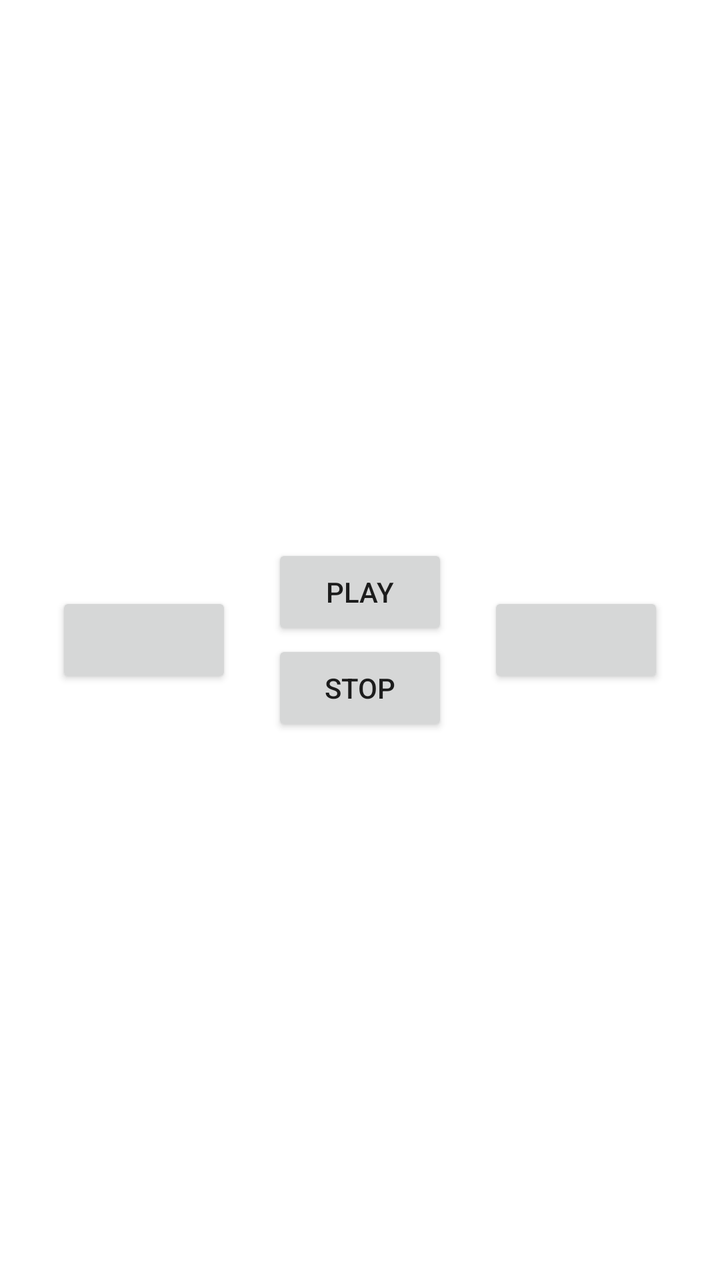
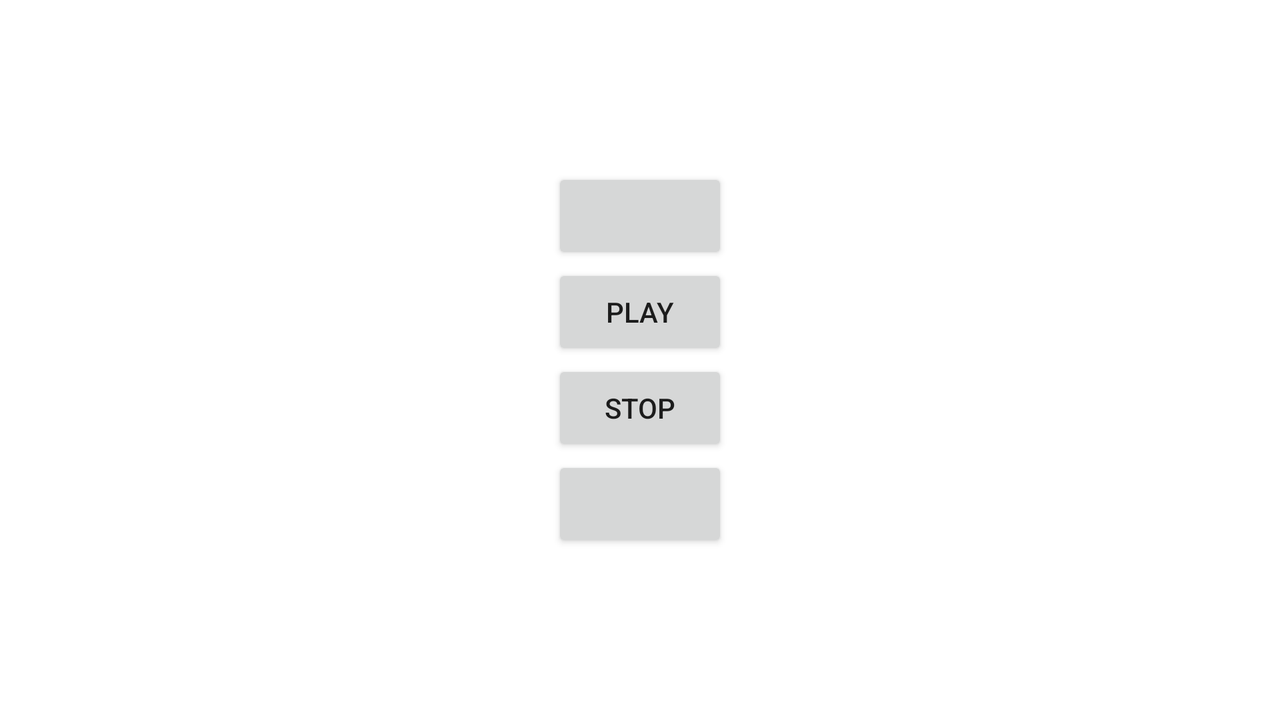

The same Android screen from two of the app's own layout files: first res/layout/ as a phone draws it, then the author's variant for another configuration, drawn on a device whose configuration selects that folder. Both files follow.
<!-- AndroidManifest.xml: application theme Theme.ImageCarouselApp -->
<!-- res/layout/slide_controller_fragment.xml -->
<?xml version="1.0" encoding="utf-8"?>
<androidx.constraintlayout.widget.ConstraintLayout xmlns:android="http://schemas.android.com/apk/res/android"
    xmlns:app="http://schemas.android.com/apk/res-auto"
    xmlns:tools="http://schemas.android.com/tools"
    android:id="@+id/linearLayout"
    android:layout_width="match_parent"
    android:layout_height="match_parent"
    android:gravity="fill_horizontal">

    <androidx.constraintlayout.widget.Guideline
        android:id="@+id/h8"
        android:layout_width="0dp"
        android:layout_height="0dp"
        android:orientation="horizontal"
        app:layout_constraintGuide_percent=".8" />

    <androidx.constraintlayout.widget.Guideline
        android:id="@+id/h5"
        android:layout_width="0dp"
        android:layout_height="0dp"
        android:orientation="horizontal"
        app:layout_constraintGuide_percent=".5" />

    <androidx.constraintlayout.widget.Guideline
        android:id="@+id/h4"
        android:layout_width="0dp"
        android:layout_height="0dp"
        android:orientation="horizontal"
        app:layout_constraintGuide_percent="0.2" />

    <Button
        android:id="@+id/prev_button"
        android:layout_width="wrap_content"
        android:layout_height="wrap_content"
        android:textAlignment="textStart"
        app:icon="@android:drawable/ic_media_previous"
        app:layout_constraintBottom_toTopOf="@+id/h5"
        app:layout_constraintEnd_toStartOf="@+id/v2"
        app:layout_constraintStart_toStartOf="@+id/v2"
        app:layout_constraintTop_toTopOf="@+id/h5" />

    <Button
        android:id="@+id/play_button"
        android:layout_width="wrap_content"
        android:layout_height="wrap_content"
        android:text="@string/play_button_text"
        android:textAlignment="center"
        app:layout_constraintBottom_toTopOf="@+id/h5"
        app:layout_constraintEnd_toStartOf="@+id/v5"
        app:layout_constraintStart_toStartOf="@+id/v5" />

    <Button
        android:id="@+id/stop_button"
        android:layout_width="wrap_content"
        android:layout_height="wrap_content"
        android:text="@string/stop_button_text"
        android:textAlignment="center"
        app:layout_constraintEnd_toStartOf="@+id/v5"
        app:layout_constraintStart_toStartOf="@+id/v5"
        app:layout_constraintTop_toTopOf="@+id/h5" />

    <Button
        android:id="@+id/next_button"
        android:layout_width="wrap_content"
        android:layout_height="wrap_content"
        android:textAlignment="textStart"
        app:icon="@android:drawable/ic_media_next"
        app:layout_constraintBottom_toTopOf="@+id/h5"
        app:layout_constraintEnd_toStartOf="@+id/v8"
        app:layout_constraintStart_toStartOf="@+id/v8"
        app:layout_constraintTop_toTopOf="@+id/h5" />

    <androidx.constraintlayout.widget.Guideline
        android:id="@+id/v5"
        android:layout_width="wrap_content"
        android:layout_height="wrap_content"
        android:orientation="vertical"
        app:layout_constraintGuide_percent=".5" />

    <androidx.constraintlayout.widget.Guideline
        android:id="@+id/v2"
        android:layout_width="wrap_content"
        android:layout_height="wrap_content"
        android:orientation="vertical"
        app:layout_constraintGuide_percent=".2" />

    <androidx.constraintlayout.widget.Guideline
        android:id="@+id/v8"
        android:layout_width="wrap_content"
        android:layout_height="wrap_content"
        android:orientation="vertical"
        app:layout_constraintGuide_percent=".8" />

</androidx.constraintlayout.widget.ConstraintLayout>
<!-- resources referenced by this layout -->
<resources>
  <string name="play_button_text">PLAY</string>
  <string name="stop_button_text">STOP</string>
  <style name="Theme.ImageCarouselApp" parent="Theme.MaterialComponents.DayNight.DarkActionBar">
          
          <item name="colorPrimary">@color/purple_500</item>
          <item name="colorPrimaryVariant">@color/purple_700</item>
          <item name="colorOnPrimary">@color/white</item>
          
          <item name="colorSecondary">@color/teal_200</item>
          <item name="colorSecondaryVariant">@color/teal_700</item>
          <item name="colorOnSecondary">@color/black</item>
          
          <item name="android:statusBarColor" tools:targetApi="l">?attr/colorPrimaryVariant</item>
          
      </style>
</resources>
<!-- res/layout-land/slide_controller_fragment.xml (the author's variant of the layout above) -->
<!-- drawn on the phone turned sideways -->
<?xml version="1.0" encoding="utf-8"?>
<LinearLayout xmlns:android="http://schemas.android.com/apk/res/android"
    xmlns:app="http://schemas.android.com/apk/res-auto"
    xmlns:tools="http://schemas.android.com/tools"
    android:id="@+id/linearLayout"
    android:layout_width="wrap_content"
    android:layout_height="match_parent"
    android:gravity="center|center_horizontal|center_vertical"
    android:orientation="vertical"
    android:textAlignment="center">

    <Button
        android:id="@+id/prev_button"
        android:layout_width="wrap_content"
        android:layout_height="wrap_content"
        android:textAlignment="textStart"
        app:icon="@android:drawable/ic_media_previous"
        tools:ignore="SpeakableTextPresentCheck" />

    <Button
        android:id="@+id/play_button"
        android:layout_width="wrap_content"
        android:layout_height="wrap_content"
        android:text="@string/play_button_text"
        android:textAlignment="center" />

    <Button
        android:id="@+id/stop_button"
        android:layout_width="wrap_content"
        android:layout_height="wrap_content"
        android:text="@string/stop_button_text"
        android:textAlignment="center" />

    <Button
        android:id="@+id/next_button"
        android:layout_width="wrap_content"
        android:layout_height="wrap_content"
        android:textAlignment="textStart"
        app:icon="@android:drawable/ic_media_next"
        tools:ignore="SpeakableTextPresentCheck" />

</LinearLayout>
